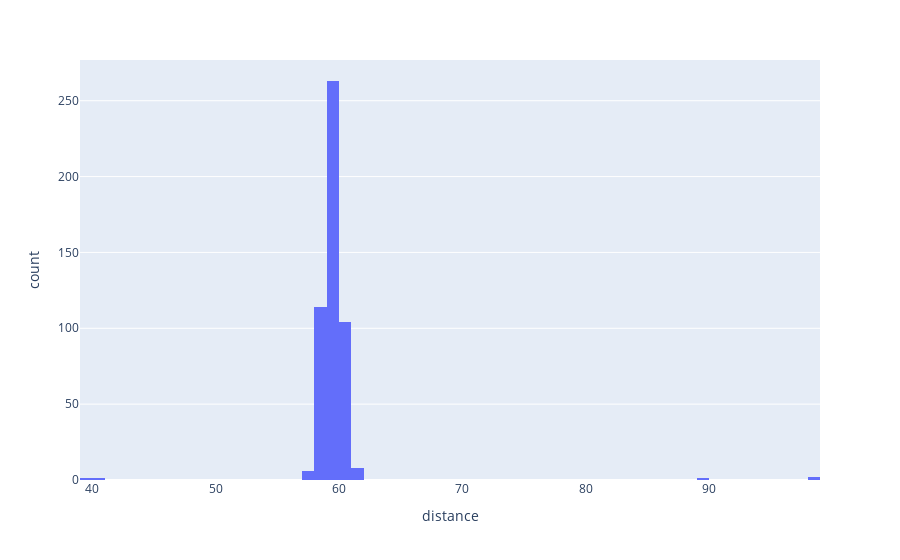

Notebook source saved alongside this figure:
### Markdown cell above
### Histogram of all data

### Code cell
#create histogram
fig = px.histogram(total_data, x='distance', nbins=100)
fig.show()

### Figure 1 — Plotly figure (JSON) as saved in the notebook; plotly's stock layout.template omitted (floating-point values rounded to 4 significant figures; data arrays with more than 128 entries replaced by an {"elided": "..."} marker saying what was removed)
{"data": [{"alignmentgroup": "True", "bingroup": "x", "hovertemplate": "distance=%{x}<br>count=%{y}<extra></extra>", "legendgroup": "", "marker": {"color": "#636efa", "pattern": {"shape": ""}}, "name": "", "nbinsx": 100, "offsetgroup": "", "orientation": "v", "showlegend": false, "type": "histogram", "x": {"elided": "500 float values"}, "xaxis": "x", "yaxis": "y"}], "layout": {"barmode": "relative", "legend": {"tracegroupgap": 0}, "margin": {"t": 60}, "xaxis": {"anchor": "y", "domain": [0, 1], "title": {"text": "distance"}}, "yaxis": {"anchor": "x", "domain": [0, 1], "title": {"text": "count"}}}}
